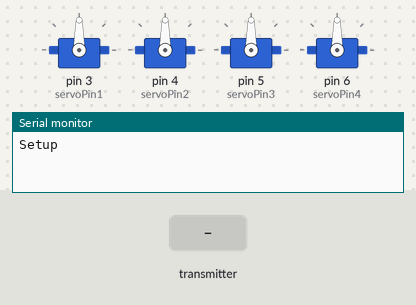
Recording of a sketch running on a simulated Arduino Uno, built with avr-gcc and run on an emulated ATmega328P. On the bench: 4 × servo, the last lines printed to the serial monitor. The inputs (shaded band) are chosen by the test bench. No radio packets arrive unless stated.

Above: at 1.2 s.
1.3 s: the transmitter starts sending data1 = 0
At 1.8 s:
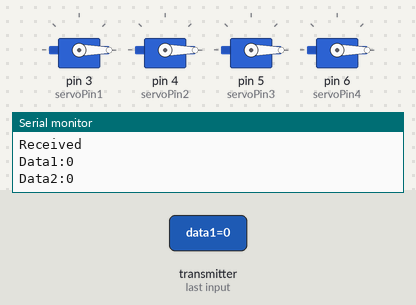
2.8 s: the transmitter starts sending data2 = 64
At 4.0 s:
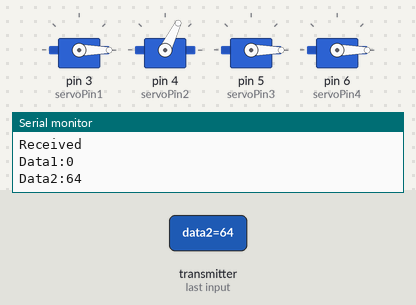
4.3 s: the transmitter starts sending data3 = 64
At 5.3 s:
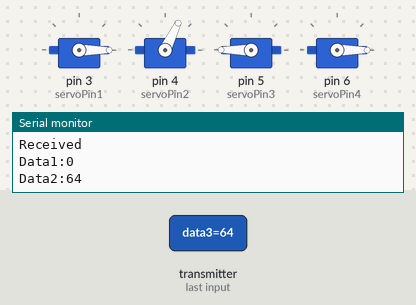
5.8 s: the transmitter starts sending data4 = 64
At 6.4 s:
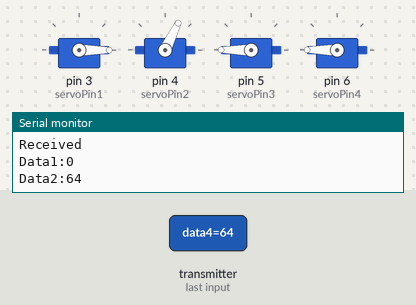
7.3 s: the transmitter starts sending data1 = 64
At 7.6 s:
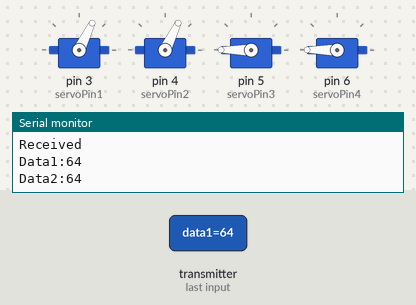
8.8 s: the transmitter starts sending data2 = 128
At 9.9 s:
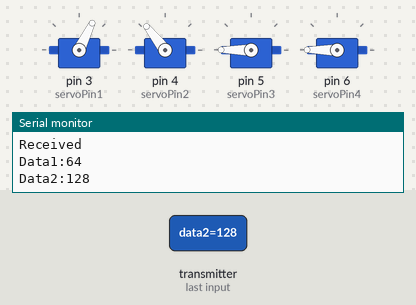
Timing chart, 0 to 11.3 s (numbered marks = the images above; inputs shaded):
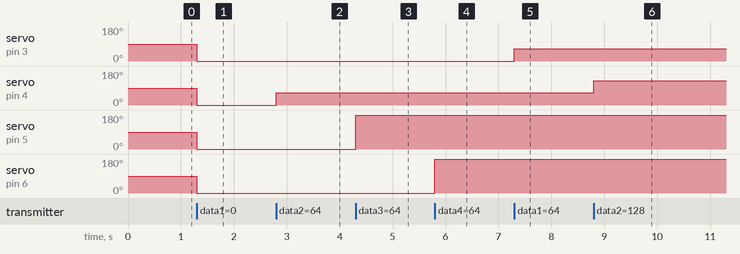

Measured:
- after the input at 1.3 s, servo on pin 3 (servoPin1), servo on pin 4 (servoPin2), servo on pin 5 (servoPin3), servo on pin 6 (servoPin4): 90° → 0° at once
- after the input at 2.8 s, servo on pin 4 (servoPin2): 0° → 64° at once
- after the input at 4.3 s, servo on pin 5 (servoPin3): 0° → 180° at once
- after the input at 5.8 s, servo on pin 6 (servoPin4): 0° → 180° at once
- after the input at 7.3 s, servo on pin 3 (servoPin1): 0° → 64° at once
- after the input at 8.8 s, servo on pin 4 (servoPin2): 64° → 128° at once

The sketch:

sketch_apr02a_demoRX4.ino
```cpp
// servo
// Include the servo library:
#include <Servo.h>

// Create a new servo object:
Servo myservos[4];

// Define the servo pin:
#define servoPin1 3
#define servoPin2 4
#define servoPin3 5
#define servoPin4 6

// Create a variable to store the servo position:
int angles[4];

// RC stuff follows
#include "SPI.h"
#include "RF24.h"
#include "nRF24L01.h"

#define CE_PIN 9
#define CSN_PIN 10

#define INTERVAL_MS_SIGNAL_LOST 2000
#define INTERVAL_MS_SIGNAL_RETRY 250

RF24 radio(CE_PIN, CSN_PIN);

const byte address[6] = "17001";

//NRF24L01 buffer limit is 32 bytes (max struct size)
struct payload {
  byte data1;
  byte data2;
  byte data3;
  byte data4;
};

payload payload;

unsigned long lastSignalMillis = 0;

void setup()
{
  Serial.begin(115200);
  Serial.print("Setup");

  // Attach the Servo variable to a pin:
  myservos[0].attach(servoPin1);
  myservos[1].attach(servoPin2);
  myservos[2].attach(servoPin3);
  myservos[3].attach(servoPin4);


  //RC stuff Follows
  radio.begin();

  //Append ACK packet from the receiving radio back to the transmitting radio
  radio.setAutoAck(false); //(true|false)
  //Set the transmission datarate
  //radio.setDataRate(RF24_250KBPS); //(RF24_250KBPS|RF24_1MBPS|RF24_2MBPS)
  radio.setDataRate(RF24_2MBPS); //(RF24_250KBPS|RF24_1MBPS|RF24_2MBPS)
  //Greater level = more consumption = longer distance
  radio.setPALevel(RF24_PA_MAX); //(RF24_PA_MIN|RF24_PA_LOW|RF24_PA_HIGH|RF24_PA_MAX)
  //Default value is the maximum 32 bytes1
  radio.setPayloadSize(sizeof(payload));
  //Act as receiver
  radio.openReadingPipe(0, address);
  radio.startListening();
}

void loop()
{
  unsigned long currentMillis = millis();

  if (radio.available() > 0) {
    radio.read(&payload, sizeof(payload));

    Serial.println("Received");
    Serial.print("Data1:");
    Serial.println(payload.data1);
    Serial.print("Data2:");
    Serial.println(payload.data2);


    // map TX values to servos here
    angles[0] = payload.data1;
    angles[1] = payload.data2;
    angles[2] = payload.data3 * 179;    //map on off to servo throw
    angles[3] = payload.data4 * 179;    //map on off to servo throw

    for (int i=0; i<4; i++){
      // range check servo values
      if (angles[i] >180) angles[i] = 180;
      if (angles[i] <0) angles[i] = 0;
      myservos[i].write(angles[i]);
    }

    lastSignalMillis = currentMillis;
  }

  if (currentMillis - lastSignalMillis > INTERVAL_MS_SIGNAL_LOST) {
    lostConnection();
    lastSignalMillis = currentMillis;
  }
}

void lostConnection()
{
  Serial.println("We have lost connection, preventing unwanted behavior");

  delay(INTERVAL_MS_SIGNAL_RETRY);
}
```
